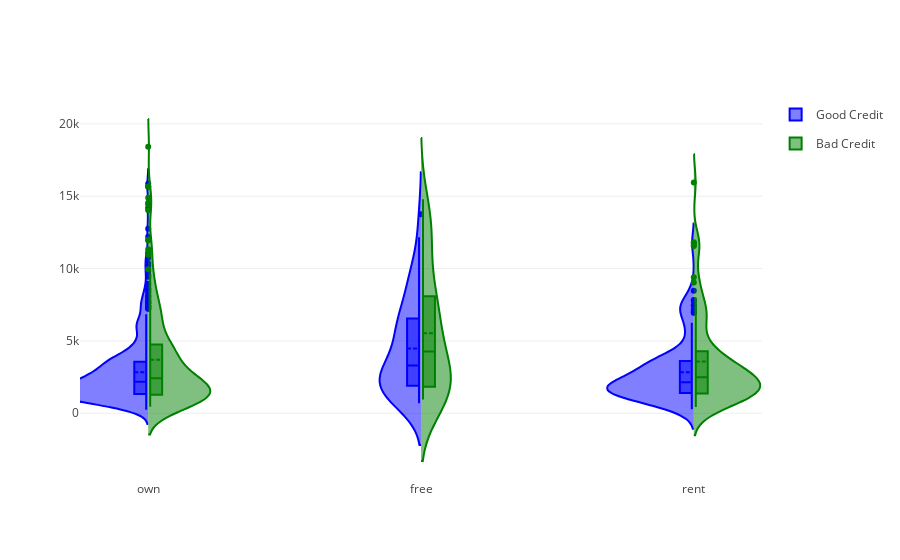

Notebook source saved alongside this figure:
### Markdown cell above
<h3>Distribuition of Credit Amount by Housing</h3>

### Code cell
fig = {
    "data": [
        {
            "type": 'violin',
            "x": df_good['Housing'],
            "y": df_good['Credit amount'],
            "legendgroup": 'Good Credit',
            "scalegroup": 'No',
            "name": 'Good Credit',
            "side": 'negative',
            "box": {
                "visible": True
            },
            "meanline": {
                "visible": True
            },
            "line": {
                "color": 'blue'
            }
        },
        {
            "type": 'violin',
            "x": df_bad['Housing'],
            "y": df_bad['Credit amount'],
            "legendgroup": 'Bad Credit',
            "scalegroup": 'No',
            "name": 'Bad Credit',
            "side": 'positive',
            "box": {
                "visible": True
            },
            "meanline": {
                "visible": True
            },
            "line": {
                "color": 'green'
            }
        }
    ],
    "layout" : {
        "yaxis": {
            "zeroline": False,
        },
        "violingap": 0,
        "violinmode": "overlay"
    }
}


py.iplot(fig, filename = 'violin/split', validate = False)

### Figure 1 — Plotly figure (JSON) as saved in the notebook; plotly's stock layout.template omitted (floating-point values rounded to 4 significant figures; data arrays with more than 128 entries replaced by an {"elided": "..."} marker saying what was removed)
{"data": [{"type": "violin", "x": {"elided": "700 str values"}, "y": {"elided": "700 int values"}, "legendgroup": "Good Credit", "scalegroup": "No", "name": "Good Credit", "side": "negative", "box": {"visible": true}, "meanline": {"visible": true}, "line": {"color": "blue"}}, {"type": "violin", "x": {"elided": "300 str values"}, "y": {"elided": "300 int values"}, "legendgroup": "Bad Credit", "scalegroup": "No", "name": "Bad Credit", "side": "positive", "box": {"visible": true}, "meanline": {"visible": true}, "line": {"color": "green"}}], "layout": {"yaxis": {"zeroline": false}, "violingap": 0, "violinmode": "overlay"}}
